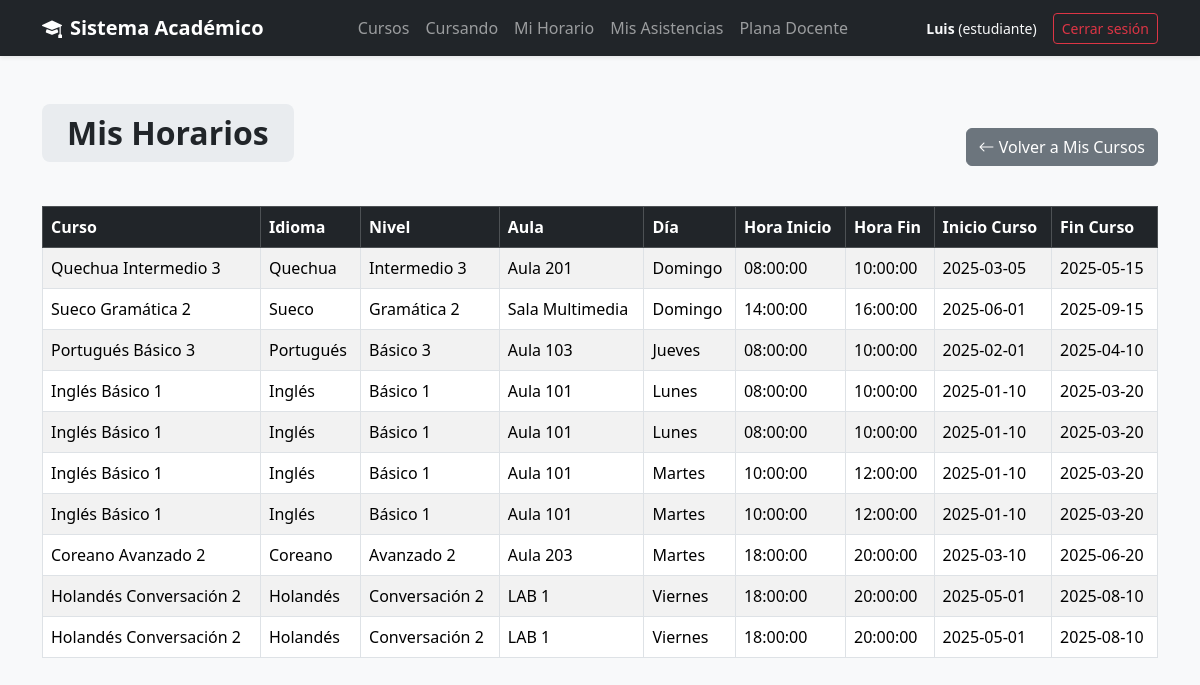
The page /views/curso/mishorarios.php (signed in) on the database its author committed.
### tables this page shows
CREATE TABLE Curso (
    idCurso INT AUTO_INCREMENT PRIMARY KEY,
    nombre VARCHAR(120) NOT NULL,
    cupoMaximo INT NOT NULL,
    fechaInicio DATE NOT NULL,
    fechaFin DATE NOT NULL,
    idNivel INT NOT NULL,
    idIdioma INT NOT NULL,
    idAula INT NOT NULL,
    codigoDocente INT NOT NULL,
    FOREIGN KEY (idNivel) REFERENCES Nivel(idNivel) ON DELETE CASCADE,
    FOREIGN KEY (idIdioma) REFERENCES Idioma(idIdioma) ON DELETE CASCADE,
    FOREIGN KEY (idAula) REFERENCES Aula(idAula) ON DELETE CASCADE,
    FOREIGN KEY (codigoDocente) REFERENCES Docente(codigoDocente) ON DELETE CASCADE
);

CREATE TABLE Idioma (
    idIdioma INT AUTO_INCREMENT PRIMARY KEY,
    nombre VARCHAR(100) NOT NULL
);

CREATE TABLE Nivel (
    idNivel INT AUTO_INCREMENT PRIMARY KEY,
    nombre VARCHAR(100) NOT NULL
);

CREATE TABLE Aula (
    idAula INT AUTO_INCREMENT PRIMARY KEY,
    nombre VARCHAR(100) NOT NULL,
    capacidad INT NOT NULL
);

CREATE TABLE Horario (
    idHorario INT AUTO_INCREMENT PRIMARY KEY,
    diaSemana VARCHAR(20) NOT NULL,
    horaInicio TIME NOT NULL,
    horaFin TIME NOT NULL
);

### models/Horario.php (called while the page is built, shortened)
<?php
require_once __DIR__ . '/../config/conexion.php';
class Horario {
    private $conn;
    public function __construct() {
        $conexion = new Conexion();
        $this->conn = $conexion->iniciar();
    }
     public function obtenerHorariosPorEstudiante($idUsuario) {
        $sql = "SELECT
                    cu.nombre AS curso,
                    cu.fechaInicio,
                    cu.fechaFin,
                    i.nombre AS idioma,
                    n.nombre AS nivel,
                    a.nombre AS aula,
                    h.diaSemana,
                    h.horaInicio,
                    h.horaFin
                FROM Matricula m
                INNER JOIN Estudiante e ON m.codigoEstudiante = e.codigoEstudiante
                INNER JOIN Usuario u ON e.idUsuario = u.idUsuario
                INNER JOIN Curso cu ON m.idCurso = cu.idCurso
                INNER JOIN CursoHorario ch ON cu.idCurso = ch.idCurso
                INNER JOIN Horario h ON ch.idHorario = h.idHorario
                INNER JOIN Idioma i ON cu.idIdioma = i.idIdioma
                INNER JOIN Nivel n ON cu.idNivel = n.idNivel
                INNER JOIN Aula a ON cu.idAula = a.idAula
                WHERE u.idUsuario = :idUsuario
                ORDER BY h.diaSemana, h.horaInicio";
        $stmt = $this->conn->prepare($sql);
        $stmt->bindParam(':idUsuario', $idUsuario, PDO::PARAM_INT);
        $stmt->execute();
        return $stmt->fetchAll(PDO::FETCH_ASSOC);
    }
}

### config/conexion.php (called while the page is built)
<?php
class Conexion {
    private $dsn;
    private $username;
    private $password;
    private $options;
    private $conexion;
    public function __construct(
        string $host = "localhost",
        string $dbname = "InstitutoIdiomas",
        string $username = "root",
        string $password = ""
    ) {
        $this->dsn = "mysql:host={$host};dbname={$dbname};charset=utf8mb4";
        $this->username = $username;
        $this->password = $password;
        $this->options = [PDO::ATTR_ERRMODE => PDO::ERRMODE_EXCEPTION];
    }
    public function iniciar(): ?PDO {
        try {
            if ($this->conexion === null) {
                $this->conexion = new PDO(
                    $this->dsn,
                    $this->username,
                    $this->password,
                    $this->options
                );
            }
            return $this->conexion;
        } catch (PDOException $e) {
            throw new Exception("Error en la conexión a la base de datos: " . $e->getMessage());
        }
    }
}

### views/curso/mishorarios.php (the view, shortened to what this page needs)
<?php
require_once '../../models/Horario.php';
$idUsuario = $_SESSION['idUsuario'];
$horarioModel = new Horario();
$horarios = $horarioModel->obtenerHorariosPorEstudiante($idUsuario);
?>
<!DOCTYPE html>
<html lang="es">
<head>
    <link href="https://cdn.jsdelivr.net/npm/bootstrap@5.3.3/dist/css/bootstrap.min.css" rel="stylesheet">
    <link rel="stylesheet" href="https://cdn.jsdelivr.net/npm/bootstrap-icons@1.11.3/font/bootstrap-icons.min.css">
</head>
<body>
<?php require_once("../layout/header.php"); ?>
<div class="container mt-5">
    <div class="d-flex justify-content-between align-items-center mb-3">
        <h2>
            <span class="title-box">Mis Horarios</span>
        </h2>
        <a href="micursoest.php" class="btn btn-secondary">
            <i class="bi bi-arrow-left"></i> Volver a Mis Cursos
        </a>
    </div>
    <?php if (empty($horarios)): ?>
        <div class="alert alert-info">
            Aún no tienes horarios registrados para tus cursos.
        </div>
    <?php else: ?>
        <div class="table-responsive">
            <table class="table table-bordered table-striped">
                <thead class="table-dark">
                    <tr>
                        <th>Curso</th>
                        <th>Idioma</th>
                        <th>Nivel</th>
                        <th>Aula</th>
                        <th>Día</th>
                        <th>Hora Inicio</th>
                        <th>Hora Fin</th>
                        <th>Inicio Curso</th>
                        <th>Fin Curso</th>
                    </tr>
                </thead>
                <tbody>
                    <?php foreach ($horarios as $h): ?>
                        <tr>
                            <td><?= $h['curso'] ?></td>
                            <td><?= $h['idioma'] ?></td>
                            <td><?= $h['nivel'] ?></td>
                            <td><?= $h['aula'] ?></td>
                            <td><?= $h['diaSemana'] ?></td>
                            <td><?= $h['horaInicio'] ?></td>
                            <td><?= $h['horaFin'] ?></td>
                            <td><?= $h['fechaInicio'] ?></td>
                            <td><?= $h['fechaFin'] ?></td>
                        </tr>
                    <?php endforeach; ?>
                </tbody>
            </table>
        </div>
    <?php endif; ?>
</div>
</body>
</html>

### views/curso/mishorarios.php (style rules this page uses)
body { background-color: #f8f9fa; }
.title-box { background-color: #e9ecef; display: inline-block; padding: 10px 25px; border-radius: 8px; font-size: 2rem; font-weight: 700; margin-bottom: 20px; }

### views/layout/header.php (style rules this page uses)
body { background: #f8f9fa; }

### rows shown on the page
curso: nombre "Quechua Intermedio 3", idIdioma.nombre "Quechua", idNivel.nombre "Intermedio 3", idAula.nombre "Aula 201", horario.diaSemana "Domingo", horario.horaInicio "08:00:00", horario.horaFin "10:00:00", fechaInicio "2025-03-05", fechaFin "2025-05-15"
curso: nombre "Sueco Gramática 2", idIdioma.nombre "Sueco", idNivel.nombre "Gramática 2", idAula.nombre "Sala Multimedia", horario.diaSemana "Domingo", horario.horaInicio "14:00:00", horario.horaFin "16:00:00", fechaInicio "2025-06-01", fechaFin "2025-09-15"
curso: nombre "Portugués Básico 3", idIdioma.nombre "Portugués", idNivel.nombre "Básico 3", idAula.nombre "Aula 103", horario.diaSemana "Jueves", horario.horaInicio "08:00:00", horario.horaFin "10:00:00", fechaInicio "2025-02-01", fechaFin "2025-04-10"
curso: nombre "Inglés Básico 1", idIdioma.nombre "Inglés", idNivel.nombre "Básico 1", idAula.nombre "Aula 101", horario.diaSemana "Lunes", horario.horaInicio "08:00:00", horario.horaFin "10:00:00", fechaInicio "2025-01-10", fechaFin "2025-03-20", horario.diaSemana "Martes", horario.horaInicio "10:00:00", horario.horaFin "12:00:00"
curso: nombre "Coreano Avanzado 2", idIdioma.nombre "Coreano", idNivel.nombre "Avanzado 2", idAula.nombre "Aula 203", horario.diaSemana "Martes", horario.horaInicio "18:00:00", horario.horaFin "20:00:00", fechaInicio "2025-03-10", fechaFin "2025-06-20"
curso: nombre "Holandés Conversación 2", idIdioma.nombre "Holandés", idNivel.nombre "Conversación 2", idAula.nombre "LAB 1", horario.diaSemana "Viernes", horario.horaInicio "18:00:00", horario.horaFin "20:00:00", fechaInicio "2025-05-01", fechaFin "2025-08-10"

### other values the page prints
$_SESSION['nombres'] "Luis"
$_SESSION['perfil'] "estudiante"
